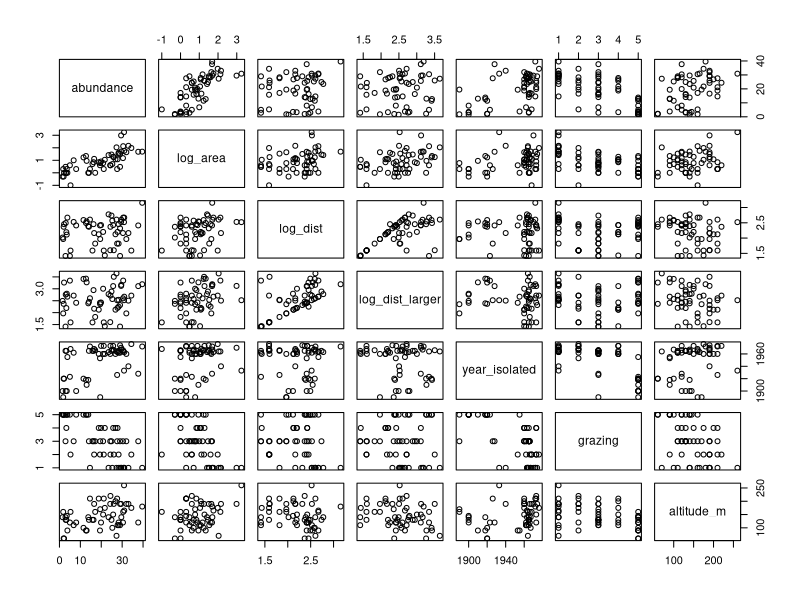
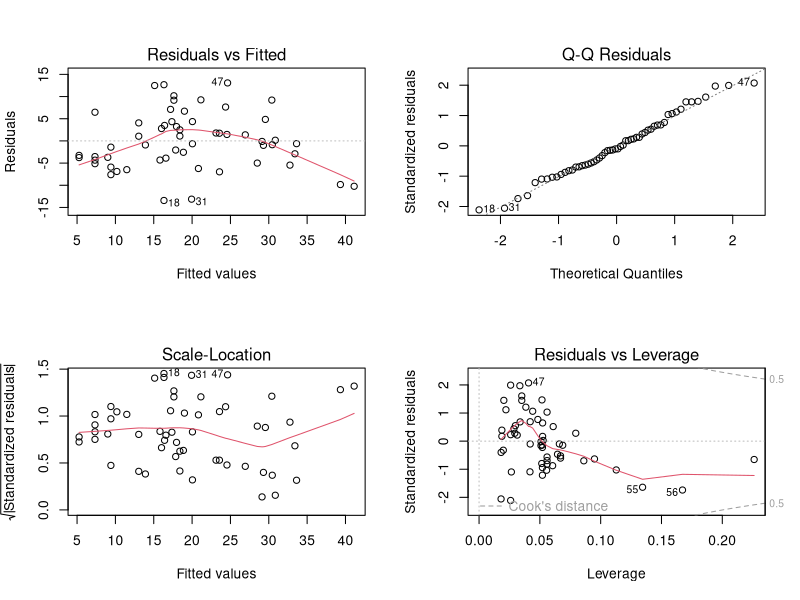

Reproduce these figures in R, in order.
## ---- chunk 1
#| label: step-1-load
#| message: false
library(tidyverse)
library(car)   # vif(), Anova()

bird_df <- read_csv("data/loyn_birds.csv") %>%
  mutate(log_area        = log10(area_ha),
         log_dist        = log10(dist_m),
         log_dist_larger = log10(dist_larger_m))

glimpse(bird_df)
## ---- chunk 2
#| label: step-2-pairs
#| fig-width: 7
#| fig-height: 7
bird_df %>%
  select(abundance, log_area, log_dist, log_dist_larger,
         year_isolated, grazing, altitude_m) %>%
  pairs()
## ---- chunk 3
#| label: step-3-full
full_model <- lm(abundance ~ log_area + log_dist +
                   log_dist_larger + year_isolated +
                   grazing + altitude_m,
                 data = bird_df)

summary(full_model)
## ---- chunk 4
#| label: step-4-vif
vif(full_model)
## ---- chunk 5
#| label: step-5-compare
reduced_model <- lm(abundance ~ log_area + grazing, data = bird_df)

anova(reduced_model, full_model)
## ---- chunk 6
#| label: step-6-diagnostics
#| fig-width: 6
#| fig-height: 6
par(mfrow = c(2, 2))
plot(reduced_model)
par(mfrow = c(1, 1))

shapiro.test(residuals(reduced_model))
## ---- chunk 7
#| label: step-7-test
summary(reduced_model)

Anova(reduced_model, type = "II")
## ---- chunk 8
#| label: step-8-numbers
red_aov <- Anova(reduced_model, type = "II")
